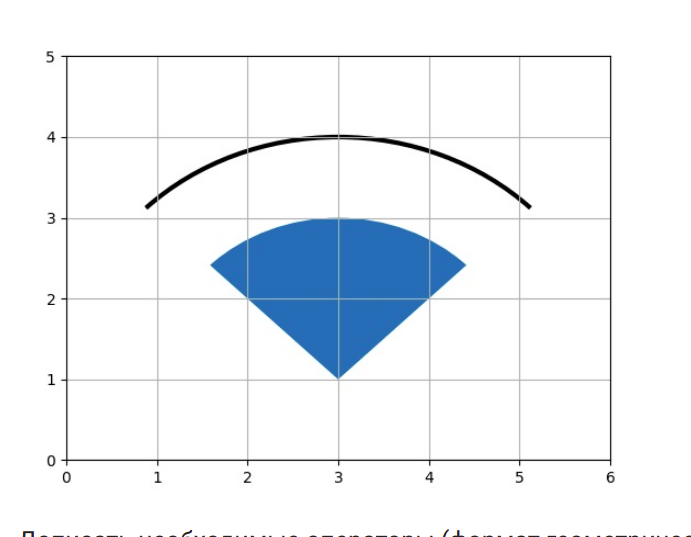

Write Python code to recreate this figure.
# Программа:
#
# from matplotlib.patches import Wedge, Arc
#
# #вставить необходимые операторы
#
# # нарисовать сектор (среди возможных вариантов указать  НАИМЕНЬШИЕ ПОЛОЖИТЕЛЬНЫЕ углы)
# figure_w = # сформировать сектор, параметры для цвета линии и заливки, а также толщины линии не указывать
# ax.add_patch(figure_w)
#
# # нарисовать дугу (среди возможных вариантов указать НАИМЕНЬШИЕ ПОЛОЖИТЕЛЬНЫЕ углы
# #с НУЛЕВЫМ углом поворота)
# # дуга должна иметь определенную толщину (linewidth=3), цвет не указывать
# figure_a = # сформировать дугу
# ax.add_patch(figure_a)
#
# plt.show()
# выводит результат:

# 16_step.png

# Дописать необходимые операторы (формат геометрических фигур указан в комментариях программы).
#
# Важно! При записи операторов используйте стилистические правила написания кода:
#
# после запятых - пробел обязателен
# # не рекомендуется
# Circle((6.5,7.5),0.3)
# #рекомендуется
# Circle((6.5, 7.5), 0.3)
#
# перед и после скобок,  после имени функции пробел не ставится:
# # не рекомендуется
# Circle ( ( 6.5, 7.5 ) , 0.3)
# #рекомендуется
# Circle((6.5, 7.5), 0.3)
# перед и после знака "=" при задании параметра  пробел  не ставится:
#
# # не рекомендуется
# Circle((7, 8.3), 0.1, fc = "black", lw = 4)
# Circle((7, 8.3), 0.1, fc= "black", lw= 4)
# Circle((7, 8.3), 0.1, fc ="black", lw =4)
# # рекомендуется
# Circle((7, 8.3), 0.1, fc="black", lw=4)

from matplotlib.patches import Wedge, Arc
import matplotlib.pyplot as plt

plt.xlim(0, 6)

plt.ylim(0, 5)
ax = plt.gca()
# нарисовать сектор (среди возможных вариантов указать  НАИМЕНЬШИЕ ПОЛОЖИТЕЛЬНЫЕ углы)
figure_w = Wedge((3, 1), 2, 45,
                 135)  # сформировать сектор, параметры для цвета линии и заливки, а также толщины линии не указывать
ax.add_patch(figure_w)

# нарисовать дугу (среди возможных вариантов указать НАИМЕНЬШИЕ ПОЛОЖИТЕЛЬНЫЕ углы
# с НУЛЕВЫМ углом поворота)
# дуга должна иметь определенную толщину (linewidth=3), цвет не указывать
figure_a = Arc((3, 1), 6, 6, 0, 45, 135, linewidth=3)  # сформировать дугу
ax.add_patch(figure_a)

plt.grid()
plt.show()
